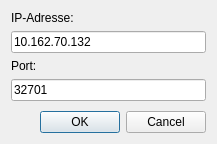
<?xml version="1.0" encoding="UTF-8"?>
<ui version="4.0">
 <class>Dialog</class>
 <widget class="QDialog" name="Dialog">
  <property name="geometry">
   <rect>
    <x>0</x>
    <y>0</y>
    <width>217</width>
    <height>144</height>
   </rect>
  </property>
  <property name="windowTitle">
   <string>Einstellungen</string>
  </property>
  <layout class="QHBoxLayout" name="horizontalLayout">
   <item>
    <layout class="QVBoxLayout" name="verticalLayout">
     <item>
      <widget class="QLabel" name="label_2">
       <property name="text">
        <string>IP-Adresse:</string>
       </property>
      </widget>
     </item>
     <item>
      <widget class="QLineEdit" name="ip">
       <property name="text">
        <string>10.162.70.132</string>
       </property>
      </widget>
     </item>
     <item>
      <widget class="QLabel" name="label">
       <property name="text">
        <string>Port:</string>
       </property>
      </widget>
     </item>
     <item>
      <widget class="QLineEdit" name="port">
       <property name="text">
        <string>32701</string>
       </property>
      </widget>
     </item>
     <item>
      <spacer name="verticalSpacer">
       <property name="orientation">
        <enum>Qt::Vertical</enum>
       </property>
       <property name="sizeHint" stdset="0">
        <size>
         <width>20</width>
         <height>40</height>
        </size>
       </property>
      </spacer>
     </item>
     <item>
      <widget class="QDialogButtonBox" name="buttonBox">
       <property name="orientation">
        <enum>Qt::Horizontal</enum>
       </property>
       <property name="standardButtons">
        <set>QDialogButtonBox::Cancel|QDialogButtonBox::Ok</set>
       </property>
      </widget>
     </item>
    </layout>
   </item>
  </layout>
 </widget>
 <resources/>
 <connections>
  <connection>
   <sender>buttonBox</sender>
   <signal>accepted()</signal>
   <receiver>Dialog</receiver>
   <slot>accept()</slot>
   <hints>
    <hint type="sourcelabel">
     <x>248</x>
     <y>254</y>
    </hint>
    <hint type="destinationlabel">
     <x>157</x>
     <y>274</y>
    </hint>
   </hints>
  </connection>
  <connection>
   <sender>buttonBox</sender>
   <signal>rejected()</signal>
   <receiver>Dialog</receiver>
   <slot>reject()</slot>
   <hints>
    <hint type="sourcelabel">
     <x>316</x>
     <y>260</y>
    </hint>
    <hint type="destinationlabel">
     <x>286</x>
     <y>274</y>
    </hint>
   </hints>
  </connection>
 </connections>
</ui>
